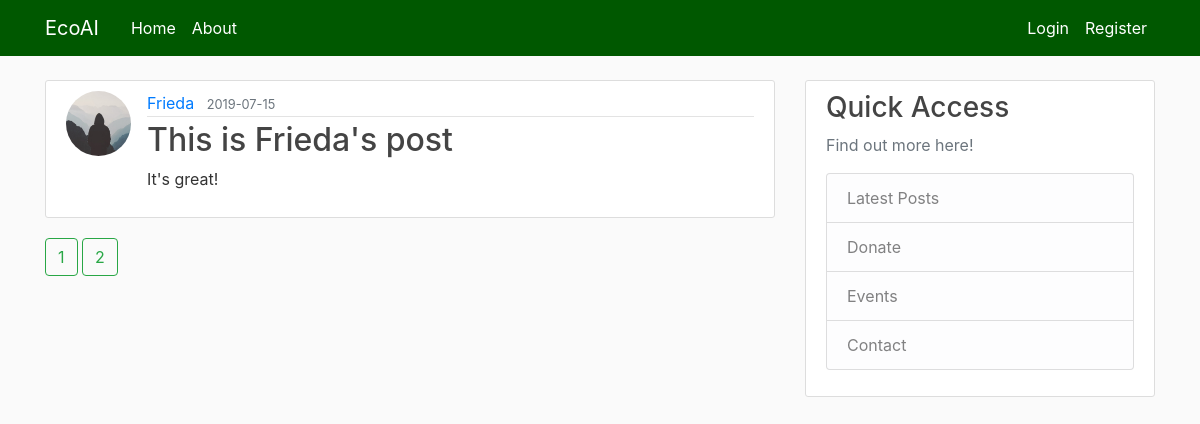
The page /home?page=2 on the database as committed earlier.
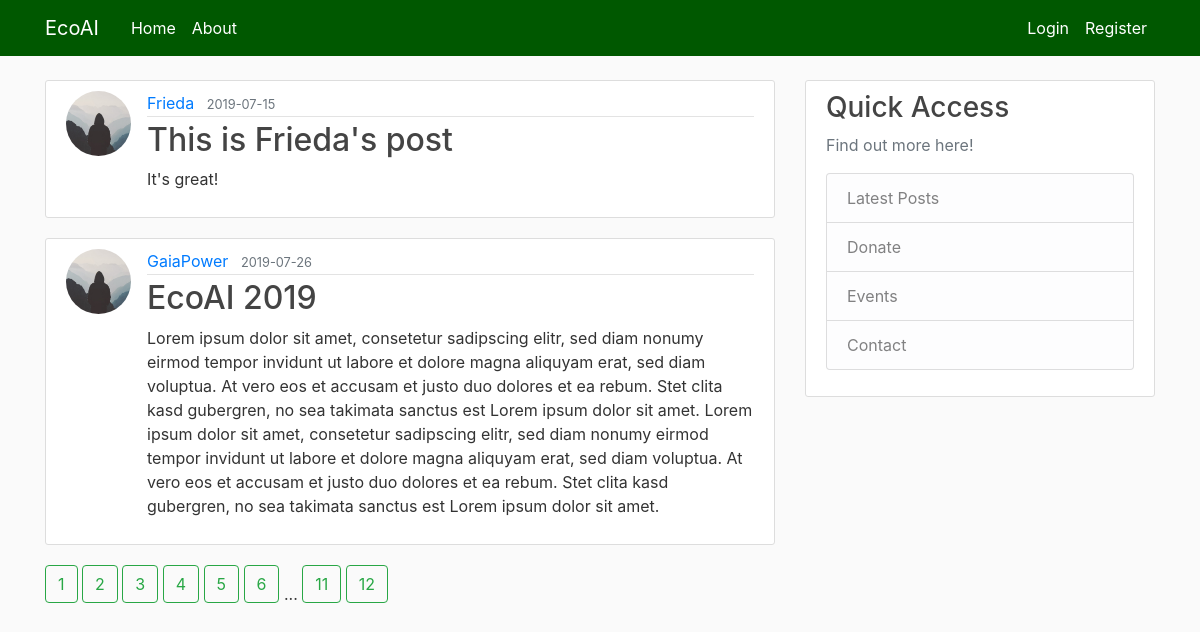
The same page on the database as committed later.
### flaskblog/models.py (models this page shows, shortened)
class Post(db.Model):
    id = db.Column(db.Integer, primary_key=True)
    title = db.Column(db.String(100), nullable=False)
    date_posted = db.Column(db.DateTime, nullable=False, default=datetime.utcnow)
    content = db.Column(db.Text, nullable=False)
    user_id = db.Column(db.Integer, db.ForeignKey('user.id'), nullable=False) #this relates Post to User

class User(db.Model, UserMixin):
    id = db.Column(db.Integer, primary_key=True)
    username = db.Column(db.String(20), unique=True, nullable=False)
    email = db.Column(db.String(120), unique=True, nullable=False)
    image_file = db.Column(db.String(20), nullable=False, default='default.jpg')
    password = db.Column(db.String(60), nullable=False)
    post = db.relationship('Post', backref='author', lazy=True) #this relates the User to Post

### flaskblog/routes.py (the view)
@app.route("/")
@app.route("/home")
def home():
    page = request.args.get('page', 1, type=int)
    posts = Post.query.paginate(page=page, per_page=2)
    return render_template('home.html', posts=posts)

### flaskblog/templates/home.html
{% extends "layout.html" %}
{% block content %}
    {% for post in posts.items %}
        <article class="media content-section">
            <img class="rounded-circle article-img" src="{{ url_for('static', filename='profile_pics/' + post.author.image_file) }}">
            <div class="media-body">
              <div class="article-metadata">
                <a class="mr-2" href="#">{{ post.author.username }}</a>
                <small class="text-muted">{{ post.date_posted.strftime('%Y-%m-%d') }}</small>
              </div>
              <h2><a class="article-title" href="{{ url_for('post', post_id=post.id) }}">
                  {{ post.title }}
                </a></h2>
              <p class="article-content">{{ post.content }}</p>
            </div>
        </article>
    {% endfor %}
    {% for page_num in posts.iter_pages() %}
        {% if page_num %}
            <a class="btn btn-outline-success mb-4" href="{{ url_for('home', page=page_num)}}">{{ page_num }}</a>
        {% else %}
            ...
        {% endif %}
    {% endfor %}
{% endblock content %}

### flaskblog/templates/layout.html (shortened to what this page needs)
<!DOCTYPE html>
<html>
<head>
    <link rel="stylesheet" href="https://stackpath.bootstrapcdn.com/bootstrap/4.3.1/css/bootstrap.min.css">
    <link rel="stylesheet" href="{{ url_for ('static', filename='main.css') }}" />
</head>
<body>
    <header class="site-header">
        <nav class="navbar navbar-expand-md navbar-dark bg-steel fixed-top">
            <div class="container">
                <a class="navbar-brand mr-4" href="/">EcoAI</a>
                <div class="collapse navbar-collapse" id="navbarToggle">
                    <div class="navbar-nav mr-auto">
                        <a class="nav-item nav-link" href="{{url_for('home')}}">Home</a>
                        <a class="nav-item nav-link" href="{{url_for('about')}}">About</a>
                    </div>
                    <div class="navbar-nav">
                        {% if current_user.is_authenticated %}
                            <a class="nav-item nav-link" href="{{url_for('new_post')}}">New Post</a>
                            <a class="nav-item nav-link" href="{{url_for('account')}}">Account</a>
                            <a class="nav-item nav-link" href="{{url_for('logout')}}">Logout</a>
                        {% else %}
                            <a class="nav-item nav-link" href="{{url_for('login')}}">Login</a>
                            <a class="nav-item nav-link" href="{{url_for('register')}}">Register</a>
                        {% endif %}
                    </div>
                </div>
            </div>
        </nav>
    </header>
    <main role="main" class="container">
        <div class="row">
            <div class="col-md-8">
                {% block content %}{% endblock %}
            </div>
            <div class="col-md-4">
                <div class="content-section">
                    <h3>Quick Access</h3>
                    <p class='text-muted'>Find out more here!
                    <ul class="list-group">
                        <li class="list-group-item list-group-item-light">Latest Posts</li>
                        <li class="list-group-item list-group-item-light">Donate</li>
                        <li class="list-group-item list-group-item-light">Events</li>
                        <li class="list-group-item list-group-item-light">Contact</li>
                    </ul>
                    </p>
                </div>
            </div>
        </div>
    </main>
</body>
</html>

### flaskblog/static/main.css (style rules this page uses)
body { background: #fafafa; color: #333333; margin-top: 5rem; }
h1, h2, h3, h4, h5, h6 { color: #444444; }
.bg-steel { background-color: #005800; }
.site-header .navbar-nav .nav-link { color: #ffffff; }
.content-section { background: #ffffff; padding: 10px 20px; border: 1px solid #dddddd; border-radius: 3px; margin-bottom: 20px; }
.article-title { color: #444444; }
.article-content { white-space: pre-line; }
.article-img { height: 65px; width: 65px; margin-right: 16px; }
.article-metadata { padding-bottom: 1px; margin-bottom: 4px; border-bottom: 1px solid #e3e3e3 }
.text-muted { color: #005800; }

Rows that differ between the two databases and show on the page:
added Post: image_file (placeholder picture), author.username "GaiaPower", date_posted "2019-07-26", title "EcoAI 2019", content "Lorem ipsum dolor sit amet, consetetur sadipscing elitr, sed diam nonumy eirmod tempor invidunt ut labore et dolore magna aliquyam erat, sed diam voluptua. At vero eos et accusam et justo duo dolores et ea rebum. Stet clita kasd gubergren, no sea takimata sanctus est Lorem ipsum dolor sit amet. Lorem ipsum dolor sit amet, consetetur sadipscing elitr, sed diam nonumy eirmod tempor invidunt ut labore et dolore magna aliquyam erat, sed diam voluptua. At vero eos et accusam et justo duo dolores et ea rebum. Stet clita kasd gubergren, no sea takimata sanctus est Lorem ipsum dolor sit amet."
Other text that changed with them:
new list line: "3"
new list line: "4"
new list line: "5"
new list line: "6"
new list line: "11"
new list line: "12"
